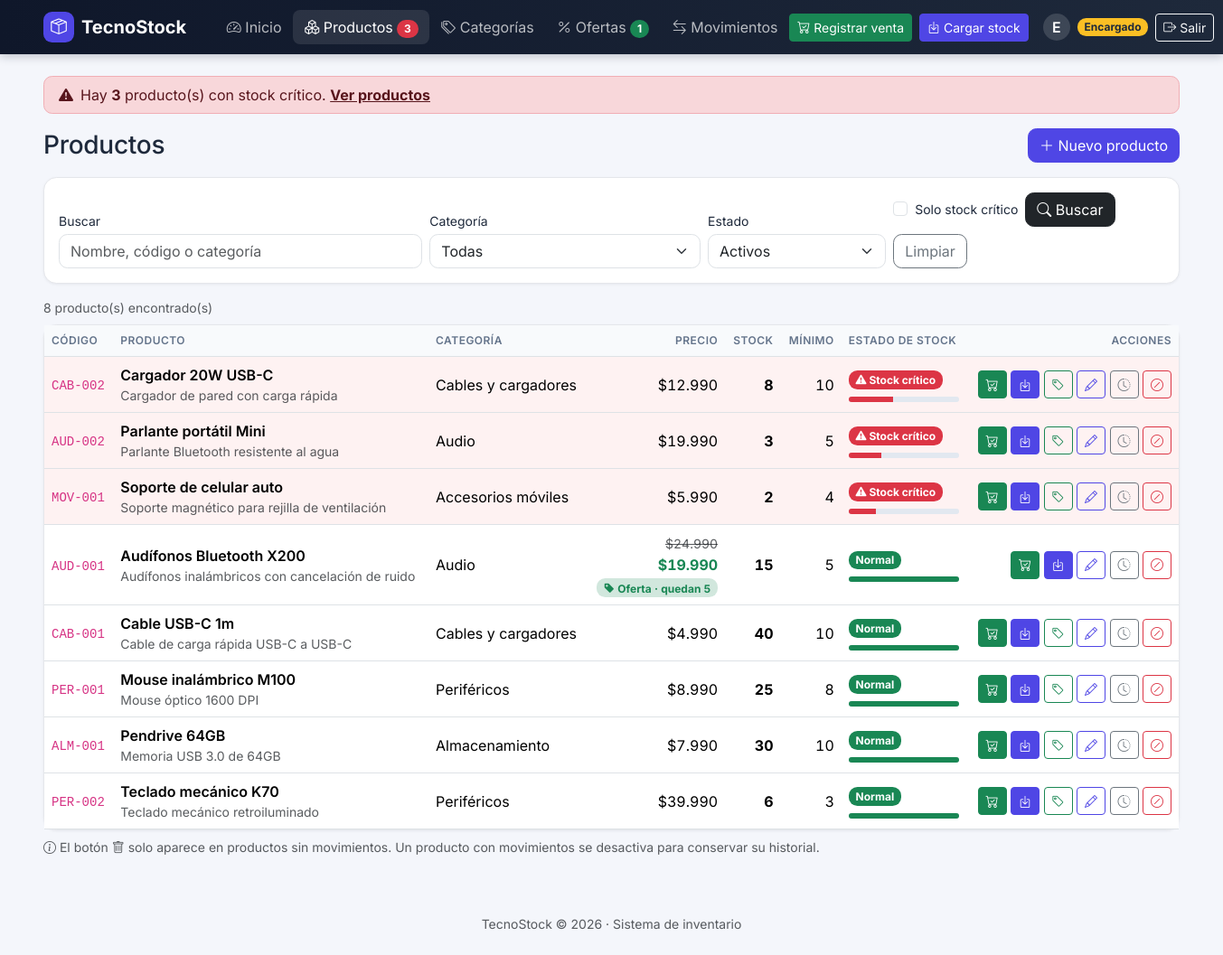
Page /productos/index.php (signed in) on the committed database.
### tables this page shows
CREATE TABLE producto (
    id_producto  INT          NOT NULL AUTO_INCREMENT,
    codigo       VARCHAR(20)  NOT NULL,
    nombre       VARCHAR(100) NOT NULL,
    descripcion  VARCHAR(255) NULL,
    precio       INT          NOT NULL,
    stock_actual INT          NOT NULL DEFAULT 0,
    stock_minimo INT          NOT NULL DEFAULT 0,
    estado       TINYINT(1)   NOT NULL DEFAULT 1,
    id_categoria INT          NOT NULL,

    PRIMARY KEY (id_producto),
    CONSTRAINT uq_producto_codigo  UNIQUE (codigo),
    CONSTRAINT chk_producto_precio CHECK (precio >= 0),
    CONSTRAINT chk_producto_stock  CHECK (stock_actual >= 0),
    CONSTRAINT chk_producto_minimo CHECK (stock_minimo >= 0),
    CONSTRAINT chk_producto_estado CHECK (estado IN (0, 1)),
    CONSTRAINT fk_producto_categoria
        FOREIGN KEY (id_categoria) REFERENCES categoria (id_categoria)
        ON UPDATE CASCADE ON DELETE RESTRICT
);

CREATE TABLE categoria (
    id_categoria INT          NOT NULL AUTO_INCREMENT,
    nombre       VARCHAR(60)  NOT NULL,
    descripcion  VARCHAR(255) NULL,
    estado       TINYINT(1)   NOT NULL DEFAULT 1,

    PRIMARY KEY (id_categoria),
    CONSTRAINT uq_categoria_nombre  UNIQUE (nombre),
    CONSTRAINT chk_categoria_estado CHECK (estado IN (0, 1))
);

### includes/funciones.php (called while the page is built, shortened)
<?php
function es_encargado(): bool
{
    return ($_SESSION['rol'] ?? '') === 'ENCARGADO';
}
function e($texto): string
{
    return htmlspecialchars((string) $texto, ENT_QUOTES, 'UTF-8');
}
function texto($valor): string
{
    return is_string($valor) ? trim($valor) : '';
}
function formato_precio($valor): string
{
    return '$' . number_format((int) $valor, 0, ',', '.');
}
function estado_stock(int $actual, int $minimo): array
{
    if ($actual < $minimo) {
        return ['texto' => 'Stock crítico', 'clase' => 'bg-danger'];
    }
    return ['texto' => 'Normal', 'clase' => 'bg-success'];
}
function barra_stock(int $actual, int $minimo): array
{
    $referencia = max($minimo * 2, 1);
    $porcentaje = (int) min(100, round($actual * 100 / $referencia));
    if ($actual < $minimo) {
        $color = 'bg-danger';
    } elseif ($actual < $minimo * 1.5) {
        $color = 'bg-warning';
    } else {
        $color = 'bg-success';
    }
    return ['porcentaje' => $porcentaje, 'color' => $color];
}

### productos/index.php (the view, shortened to what this page needs)
<?php
require_once __DIR__ . '/../includes/sesion.php';
$q           = texto($_GET['q'] ?? '');
$estado      = texto($_GET['estado'] ?? 'activos');
$soloCritico = !empty($_GET['critico']);
$condiciones = [];
$parametros  = [];
if ($estado === 'activos') {
    $condiciones[] = 'p.estado = 1';
} elseif ($estado === 'inactivos') {
    $condiciones[] = 'p.estado = 0';
}
$sql = 'SELECT p.id_producto, p.codigo, p.nombre, p.descripcion, p.precio,
               p.stock_actual, p.stock_minimo, p.estado, c.nombre AS categoria,
               (SELECT COUNT(*) FROM movimiento m WHERE m.id_producto = p.id_producto) AS movimientos,
               o.precio_oferta, o.cantidad_total - o.cantidad_vendida AS oferta_restante
        FROM producto p
        JOIN categoria c ON c.id_categoria = p.id_categoria
        LEFT JOIN oferta o ON o.id_producto = p.id_producto AND o.estado = \'ACTIVA\'';
if ($condiciones) {
    $sql .= ' WHERE ' . implode(' AND ', $condiciones);
}
$sql .= ' ORDER BY (p.estado = 1 AND p.stock_actual < p.stock_minimo) DESC, p.nombre';
$stmt = $pdo->prepare($sql);
$stmt->execute($parametros);
$productos = $stmt->fetchAll();
require __DIR__ . '/../includes/header.php';
?>
<div class="d-flex flex-wrap justify-content-between align-items-center gap-2 mb-3">
    <h1 class="h3 mb-0">Productos</h1>
    <?php if (es_encargado()): ?>
        <a href="form.php" class="btn btn-primary">
            <i class="bi bi-plus-lg"></i> Nuevo producto
        </a>
    <?php endif; ?>
</div>
<form method="get" class="card card-body mb-3">
    <div class="row g-2 align-items-end">
        <div class="col-md-4">
            <label for="q" class="form-label small mb-1">Buscar</label>
            <input type="search" id="q" name="q" class="form-control" value="<?= e($q) ?>"
                   placeholder="Nombre, código o categoría">
        </div>
        <div class="col-md-3">
            <label for="categoria" class="form-label small mb-1">Categoría</label>
            <select id="categoria" name="categoria" class="form-select">
                <option value="">Todas</option>
            </select>
        </div>
        <div class="col-md-2">
            <label for="estado" class="form-label small mb-1">Estado</label>
            <select id="estado" name="estado" class="form-select">
                <option value="activos"   <?= $estado === 'activos' ? 'selected' : '' ?>>Activos</option>
            </select>
        </div>
        <div class="col-md-3 d-flex align-items-center gap-2 flex-wrap">
            <div class="form-check">
                <input class="form-check-input" type="checkbox" id="critico" name="critico" value="1" <?= $soloCritico ? 'checked' : '' ?>>
                <label class="form-check-label small" for="critico">Solo stock crítico</label>
            </div>
            <button class="btn btn-dark"><i class="bi bi-search"></i> Buscar</button>
            <a href="index.php" class="btn btn-outline-secondary">Limpiar</a>
        </div>
    </div>
</form>
<p class="text-muted small mb-2"><?= count($productos) ?> producto(s) encontrado(s)</p>
<div class="card">
    <div class="table-responsive">
        <table class="table table-hover align-middle mb-0">
            <thead>
                <tr>
                    <th>Código</th>
                    <th>Producto</th>
                    <th>Categoría</th>
                    <th class="num">Precio</th>
                    <th class="num">Stock</th>
                    <th class="num">Mínimo</th>
                    <th>Estado de stock</th>
                    <th class="text-end">Acciones</th>
                </tr>
            </thead>
            <tbody>
            <?php foreach ($productos as $p):
                $stock   = estado_stock((int) $p['stock_actual'], (int) $p['stock_minimo']);
                $critico = $p['estado'] && $p['stock_actual'] < $p['stock_minimo'];
                $clase   = !$p['estado'] ? 'fila-inactiva' : ($critico ? 'fila-critica' : '');
            ?>
                <tr class="<?= $clase ?>">
                    <td><code><?= e($p['codigo']) ?></code></td>
                    <td>
                        <div class="fw-semibold"><?= e($p['nombre']) ?></div>
                        <div class="small text-muted"><?= e($p['descripcion']) ?></div>
                    </td>
                    <td><?= e($p['categoria']) ?></td>
                    <td class="num">
                        <?php if ($p['precio_oferta']): ?>
                            <del class="text-muted small"><?= formato_precio($p['precio']) ?></del>
                            <div class="fw-bold text-success"><?= formato_precio($p['precio_oferta']) ?></div>
                            <span class="badge bg-success-subtle text-success" title="Unidades que quedan con precio de oferta">
                                <i class="bi bi-tag-fill"></i> Oferta · quedan <?= (int) $p['oferta_restante'] ?>
                            </span>
                        <?php else: ?>
                            <?= formato_precio($p['precio']) ?>
                        <?php endif; ?>
                    </td>
                    <td class="num fw-bold"><?= (int) $p['stock_actual'] ?></td>
                    <td class="num"><?= (int) $p['stock_minimo'] ?></td>
                    <td>
                        <?php if (!$p['estado']): ?>
                            <span class="badge bg-secondary">Desactivado</span>
                        <?php else: ?>
                            <?php $barra = barra_stock((int) $p['stock_actual'], (int) $p['stock_minimo']); ?>
                            <span class="badge <?= $stock['clase'] ?>">
                                <?php if ($critico): ?><i class="bi bi-exclamation-triangle-fill"></i><?php endif; ?>
                                <?= e($stock['texto']) ?>
                            </span>
                            <div class="progress barra-stock mt-2" role="progressbar" aria-label="Nivel de stock"
                                 aria-valuenow="<?= $barra['porcentaje'] ?>" aria-valuemin="0" aria-valuemax="100">
                                <div class="progress-bar <?= $barra['color'] ?>" style="width: <?= $barra['porcentaje'] ?>%"></div>
                            </div>
                        <?php endif; ?>
                    </td>
                    <td class="text-end text-nowrap">
                        <?php if ($p['estado']): ?>
                            <a class="btn btn-sm btn-success" title="Registrar venta"
                               href="../movimientos/registrar.php?tipo=SALIDA&amp;motivo=Venta&amp;id_producto=<?= (int) $p['id_producto'] ?>">
                                <i class="bi bi-cart-check"></i>
                            </a>
                            <a class="btn btn-sm btn-primary" title="Cargar stock"
                               href="../movimientos/registrar.php?tipo=ENTRADA&amp;motivo=Compra%20a%20proveedor&amp;id_producto=<?= (int) $p['id_producto'] ?>">
                                <i class="bi bi-box-arrow-in-down"></i>
                            </a>
                        <?php endif; ?>
                        <?php if (es_encargado()): ?>
                        <?php if ($p['estado'] && !$p['precio_oferta'] && $p['stock_actual'] > 0): ?>
                        <a class="btn btn-sm btn-outline-success" title="Crear oferta"
                           href="../ofertas/form.php?id_producto=<?= (int) $p['id_producto'] ?>">
                            <i class="bi bi-tag"></i>
                        </a>
                        <?php endif; ?>
                        <a class="btn btn-sm btn-outline-primary" title="Editar" href="form.php?id=<?= (int) $p['id_producto'] ?>">
                            <i class="bi bi-pencil"></i>
                        </a>
                        <?php endif; ?>
                        <a class="btn btn-sm btn-outline-secondary" title="Ver movimientos"
                           href="../movimientos/index.php?id_producto=<?= (int) $p['id_producto'] ?>">
                            <i class="bi bi-clock-history"></i>
                        </a>
                        <?php if (es_encargado()): ?>
                        <form method="post" action="estado.php" class="d-inline"
                              data-confirm="<?= $p['estado']
                                  ? '¿Desactivar ' . e($p['nombre']) . '? Ya no aparecerá para registrar movimientos.'
                                  : '¿Activar ' . e($p['nombre']) . '?' ?>">
                            <?php if ($p['estado']): ?>
                                <button class="btn btn-sm btn-outline-danger" title="Desactivar"><i class="bi bi-slash-circle"></i></button>
                            <?php else: ?>
                                <button class="btn btn-sm btn-outline-success" title="Activar"><i class="bi bi-check-circle"></i></button>
                            <?php endif; ?>
                        </form>
                        <?php endif;  ?>
                    </td>
                </tr>
            <?php endforeach; ?>
            </tbody>
        </table>
    </div>
</div>
<?php if (es_encargado()): ?>
<p class="small text-muted mt-2">
    <i class="bi bi-info-circle"></i>
    El botón <i class="bi bi-trash"></i> solo aparece en productos sin movimientos.
    Un producto con movimientos se desactiva para conservar su historial.
</p>
<?php endif; ?>
<?php require __DIR__ . '/../includes/footer.php'; ?>

### assets/css/estilos.css (style rules this page uses)
:root { --marca: #4f46e5; --marca-oscuro: #4338ca; --marca-suave: #eef2ff; --fondo: #f4f6fb; --nav-1: #0f172a; --nav-2: #1e293b; --bs-body-font-family: 'Inter', system-ui, -apple-system, 'Segoe UI', sans-serif; --bs-primary: #4f46e5; --bs-primary-rgb: 79, 70, 229; --bs-link-color: #4f46e5; --bs-link-color-rgb: 79, 70, 229; --bs-link-hover-color: #4338ca; --bs-border-radius: .6rem; }
body.app { background-color: var(--fondo); color: #1e293b; }
.btn-primary { --bs-btn-bg: var(--marca); --bs-btn-border-color: var(--marca); --bs-btn-hover-bg: var(--marca-oscuro); --bs-btn-hover-border-color: var(--marca-oscuro); --bs-btn-active-bg: var(--marca-oscuro); --bs-btn-active-border-color: var(--marca-oscuro); --bs-btn-disabled-bg: var(--marca); --bs-btn-disabled-border-color: var(--marca); }
.btn-outline-primary { --bs-btn-color: var(--marca); --bs-btn-border-color: var(--marca); --bs-btn-hover-bg: var(--marca); --bs-btn-hover-border-color: var(--marca); --bs-btn-active-bg: var(--marca-oscuro); --bs-btn-active-border-color: var(--marca-oscuro); }
.card { border: 1px solid #e5e7eb; border-radius: .9rem; box-shadow: 0 1px 3px rgba(15, 23, 42, .06); }
.table > thead th { font-size: .75rem; text-transform: uppercase; letter-spacing: .04em; color: #64748b; font-weight: 600; background: #f8fafc; }
h1 { font-weight: 700; letter-spacing: -.01em; }
.fila-critica td { background-color: #fef2f2; }
.num { text-align: right; font-variant-numeric: tabular-nums; white-space: nowrap; }
.barra-stock { height: 6px; min-width: 80px; background: #e2e8f0; border-radius: 999px; }

### rows in the picture
producto: codigo "CAB-002", nombre "Cargador 20W USB-C", descripcion "Cargador de pared con carga rápida", id_categoria.nombre "Cables y cargadores", precio "$12.990", stock_actual "8", stock_minimo "10", estado 1 (drawn), stock_actual+stock_minimo "Stock crítico"
producto: codigo "AUD-002", nombre "Parlante portátil Mini", descripcion "Parlante Bluetooth resistente al agua", id_categoria.nombre "Audio", precio "$19.990", stock_actual "3", stock_minimo "5", estado 1 (drawn), stock_actual+stock_minimo "Stock crítico"
producto: codigo "MOV-001", nombre "Soporte de celular auto", descripcion "Soporte magnético para rejilla de ventilación", id_categoria.nombre "Accesorios móviles", precio "$5.990", stock_actual "2", stock_minimo "4", estado 1 (drawn), stock_actual+stock_minimo "Stock crítico"
producto: codigo "AUD-001", nombre "Audífonos Bluetooth X200", descripcion "Audífonos inalámbricos con cancelación de ruido", id_categoria.nombre "Audio", precio "$24.990", precio_oferta "$19.990", oferta_restante "5", stock_actual "15", stock_minimo "5", stock_actual+stock_minimo "Normal", estado 1 (drawn)
producto: codigo "CAB-001", nombre "Cable USB-C 1m", descripcion "Cable de carga rápida USB-C a USB-C", id_categoria.nombre "Cables y cargadores", precio "$4.990", stock_actual "40", stock_minimo "10", stock_actual+stock_minimo "Normal", estado 1 (drawn)
producto: codigo "PER-001", nombre "Mouse inalámbrico M100", descripcion "Mouse óptico 1600 DPI", id_categoria.nombre "Periféricos", precio "$8.990", stock_actual "25", stock_minimo "8", stock_actual+stock_minimo "Normal", estado 1 (drawn)
producto: codigo "ALM-001", nombre "Pendrive 64GB", descripcion "Memoria USB 3.0 de 64GB", id_categoria.nombre "Almacenamiento", precio "$7.990", stock_actual "30", stock_minimo "10", stock_actual+stock_minimo "Normal", estado 1 (drawn)
producto: codigo "PER-002", nombre "Teclado mecánico K70", descripcion "Teclado mecánico retroiluminado", id_categoria.nombre "Periféricos", precio "$39.990", stock_actual "6", stock_minimo "3", stock_actual+stock_minimo "Normal", estado 1 (drawn)

### other values in the picture
$criticos "3"
$ofertasActivas "1"
$inicial "E"
count($productos) "8"
